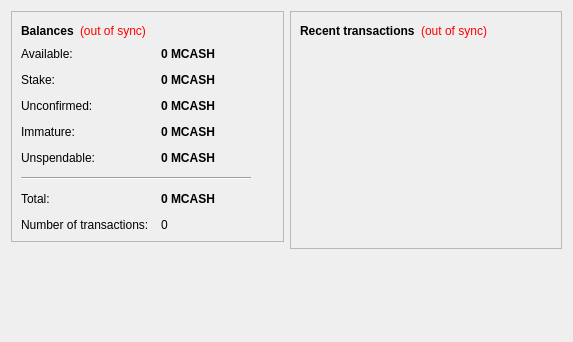
<?xml version="1.0" encoding="UTF-8"?>
<ui version="4.0">
 <class>OverviewPage</class>
 <widget class="QWidget" name="OverviewPage">
  <property name="geometry">
   <rect>
    <x>0</x>
    <y>0</y>
    <width>573</width>
    <height>342</height>
   </rect>
  </property>
  <property name="windowTitle">
   <string>Form</string>
  </property>
  <layout class="QHBoxLayout" name="horizontalLayout" stretch="1,1">
   <item>
    <layout class="QVBoxLayout" name="verticalLayout_2">
     <item>
      <widget class="QFrame" name="frame">
       <property name="frameShape">
        <enum>QFrame::StyledPanel</enum>
       </property>
       <property name="frameShadow">
        <enum>QFrame::Raised</enum>
       </property>
       <layout class="QVBoxLayout" name="verticalLayout_4">
        <item>
         <layout class="QHBoxLayout" name="horizontalLayout_4">
          <item>
           <widget class="QLabel" name="label_5">
            <property name="font">
             <font>
              <weight>75</weight>
              <bold>true</bold>
             </font>
            </property>
            <property name="text">
             <string>Balances</string>
            </property>
           </widget>
          </item>
          <item>
           <widget class="QLabel" name="labelWalletStatus">
            <property name="toolTip">
             <string>The displayed information may be out of date. Your wallet automatically synchronizes with the MCASH network after a connection is established, but this process has not completed yet.</string>
            </property>
            <property name="styleSheet">
             <string notr="true">QLabel { color: red; }</string>
            </property>
            <property name="text">
             <string notr="true">(out of sync)</string>
            </property>
            <property name="alignment">
             <set>Qt::AlignLeading|Qt::AlignLeft|Qt::AlignVCenter</set>
            </property>
           </widget>
          </item>
          <item>
           <spacer name="horizontalSpacer_2">
            <property name="orientation">
             <enum>Qt::Horizontal</enum>
            </property>
            <property name="sizeHint" stdset="0">
             <size>
              <width>40</width>
              <height>20</height>
             </size>
            </property>
           </spacer>
          </item>
         </layout>
        </item>
        <item>
         <layout class="QFormLayout" name="formLayout_2">
          <property name="fieldGrowthPolicy">
           <enum>QFormLayout::AllNonFixedFieldsGrow</enum>
          </property>
          <property name="horizontalSpacing">
           <number>12</number>
          </property>
          <property name="verticalSpacing">
           <number>12</number>
          </property>
          <item row="0" column="0">
           <widget class="QLabel" name="labelAvailableText">
            <property name="toolTip">
             <string>Your current available balance</string>
            </property>
            <property name="text">
             <string>Available:</string>
            </property>
           </widget>
          </item>
          <item row="0" column="1">
           <widget class="QLabel" name="labelAvailable">
            <property name="font">
             <font>
              <weight>75</weight>
              <bold>true</bold>
             </font>
            </property>
            <property name="cursor">
             <cursorShape>IBeamCursor</cursorShape>
            </property>
            <property name="toolTip">
             <string>Your current available balance</string>
            </property>
            <property name="text">
             <string notr="true">0 MCASH</string>
            </property>
            <property name="alignment">
             <set>Qt::AlignLeading|Qt::AlignLeft|Qt::AlignVCenter</set>
            </property>
            <property name="textInteractionFlags">
             <set>Qt::LinksAccessibleByMouse|Qt::TextSelectableByKeyboard|Qt::TextSelectableByMouse</set>
            </property>
           </widget>
          </item>
          <item row="1" column="0">
           <widget class="QLabel" name="label_6">
            <property name="toolTip">
             <string>Total of coins that was staked, and do not yet count toward the current balance</string>
            </property>
            <property name="text">
             <string>Stake:</string>
            </property>
           </widget>
          </item>
          <item row="1" column="1">
           <widget class="QLabel" name="labelStake">
            <property name="font">
             <font>
              <weight>75</weight>
              <bold>true</bold>
             </font>
            </property>
            <property name="cursor">
             <cursorShape>IBeamCursor</cursorShape>
            </property>
            <property name="toolTip">
             <string>Total of coins that was staked, and do not yet count toward the current balance</string>
            </property>
            <property name="text">
             <string notr="true">0 MCASH</string>
            </property>
            <property name="alignment">
             <set>Qt::AlignLeading|Qt::AlignLeft|Qt::AlignVCenter</set>
            </property>
            <property name="textInteractionFlags">
             <set>Qt::LinksAccessibleByMouse|Qt::TextSelectableByKeyboard|Qt::TextSelectableByMouse</set>
            </property>
           </widget>
          </item>
          <item row="2" column="0">
           <widget class="QLabel" name="label_3">
            <property name="toolTip">
             <string>Total of transactions that have yet to be confirmed, and do not yet count toward the current balance</string>
            </property>
            <property name="text">
             <string>Unconfirmed:</string>
            </property>
           </widget>
          </item>
          <item row="2" column="1">
           <widget class="QLabel" name="labelUnconfirmed">
            <property name="font">
             <font>
              <weight>75</weight>
              <bold>true</bold>
             </font>
            </property>
            <property name="cursor">
             <cursorShape>IBeamCursor</cursorShape>
            </property>
            <property name="toolTip">
             <string>Total of transactions that have yet to be confirmed, and do not yet count toward the current balance</string>
            </property>
            <property name="text">
             <string notr="true">0 MCASH</string>
            </property>
            <property name="alignment">
             <set>Qt::AlignLeading|Qt::AlignLeft|Qt::AlignVCenter</set>
            </property>
            <property name="textInteractionFlags">
             <set>Qt::LinksAccessibleByMouse|Qt::TextSelectableByKeyboard|Qt::TextSelectableByMouse</set>
            </property>
           </widget>
          </item>
          <item row="3" column="0">
           <widget class="QLabel" name="labelImmatureText">
            <property name="toolTip">
             <string>Mined balance that has not yet matured</string>
            </property>
            <property name="text">
             <string>Immature:</string>
            </property>
           </widget>
          </item>
          <item row="3" column="1">
           <widget class="QLabel" name="labelImmature">
            <property name="font">
             <font>
              <weight>75</weight>
              <bold>true</bold>
             </font>
            </property>
            <property name="toolTip">
             <string>Mined balance that has not yet matured</string>
            </property>
            <property name="text">
             <string notr="true">0 MCASH</string>
            </property>
            <property name="alignment">
             <set>Qt::AlignLeading|Qt::AlignLeft|Qt::AlignVCenter</set>
            </property>
            <property name="textInteractionFlags">
             <set>Qt::LinksAccessibleByMouse|Qt::TextSelectableByKeyboard|Qt::TextSelectableByMouse</set>
            </property>
           </widget>
          </item>
          <item row="4" column="0">
           <widget class="QLabel" name="labelBalanceWatchOnlyText">
            <property name="toolTip">
             <string>Your unspendable balance</string>
            </property>
            <property name="text">
             <string>Unspendable:</string>
            </property>
           </widget>
          </item>
          <item row="4" column="1">
           <widget class="QLabel" name="labelBalanceWatchOnly">
            <property name="font">
             <font>
              <weight>75</weight>
              <bold>true</bold>
             </font>
            </property>
            <property name="cursor">
             <cursorShape>IBeamCursor</cursorShape>
            </property>
            <property name="toolTip">
             <string>Your unspendable balance</string>
            </property>
            <property name="text">
             <string notr="true">0 MCASH</string>
            </property>
            <property name="alignment">
             <set>Qt::AlignLeading|Qt::AlignLeft|Qt::AlignVCenter</set>
            </property>
            <property name="textInteractionFlags">
             <set>Qt::LinksAccessibleByMouse|Qt::TextSelectableByKeyboard|Qt::TextSelectableByMouse</set>
            </property>
           </widget>
          </item>
          <item row="5" column="0" colspan="2">
           <widget class="Line" name="line">
            <property name="maximumSize">
             <size>
              <width>230</width>
              <height>16777215</height>
             </size>
            </property>
            <property name="orientation">
             <enum>Qt::Horizontal</enum>
            </property>
           </widget>
          </item>
          <item row="6" column="0">
           <widget class="QLabel" name="labelTotalText">
            <property name="toolTip">
             <string>Your current total balance</string>
            </property>
            <property name="text">
             <string>Total:</string>
            </property>
           </widget>
          </item>
          <item row="6" column="1">
           <widget class="QLabel" name="labelTotal">
            <property name="font">
             <font>
              <weight>75</weight>
              <bold>true</bold>
             </font>
            </property>
            <property name="toolTip">
             <string>Your current total balance</string>
            </property>
            <property name="text">
             <string notr="true">0 MCASH</string>
            </property>
            <property name="alignment">
             <set>Qt::AlignLeading|Qt::AlignLeft|Qt::AlignVCenter</set>
            </property>
            <property name="textInteractionFlags">
             <set>Qt::LinksAccessibleByMouse|Qt::TextSelectableByKeyboard|Qt::TextSelectableByMouse</set>
            </property>
           </widget>
          </item>
          <item row="7" column="0">
           <widget class="QLabel" name="label_2">
            <property name="toolTip">
             <string>Total number of transactions in wallet</string>
            </property>
            <property name="text">
             <string>Number of transactions:</string>
            </property>
           </widget>
          </item>
          <item row="7" column="1">
           <widget class="QLabel" name="labelNumTransactions">
            <property name="toolTip">
             <string>Total number of transactions in wallet</string>
            </property>
            <property name="text">
             <string notr="true">0</string>
            </property>
           </widget>
          </item>
         </layout>
        </item>
       </layout>
      </widget>
     </item>
     <item>
      <spacer name="verticalSpacer">
       <property name="orientation">
        <enum>Qt::Vertical</enum>
       </property>
       <property name="sizeHint" stdset="0">
        <size>
         <width>20</width>
         <height>40</height>
        </size>
       </property>
      </spacer>
     </item>
    </layout>
   </item>
   <item>
    <layout class="QVBoxLayout" name="verticalLayout_3">
     <item>
      <widget class="QFrame" name="frame_2">
       <property name="frameShape">
        <enum>QFrame::StyledPanel</enum>
       </property>
       <property name="frameShadow">
        <enum>QFrame::Raised</enum>
       </property>
       <layout class="QVBoxLayout" name="verticalLayout">
        <item>
         <layout class="QHBoxLayout" name="horizontalLayout_2">
          <item>
           <widget class="QLabel" name="label_4">
            <property name="text">
             <string>&lt;b&gt;Recent transactions&lt;/b&gt;</string>
            </property>
           </widget>
          </item>
          <item>
           <widget class="QLabel" name="labelTransactionsStatus">
            <property name="toolTip">
             <string>The displayed information may be out of date. Your wallet automatically synchronizes with the MCASH network after a connection is established, but this process has not completed yet.</string>
            </property>
            <property name="styleSheet">
             <string notr="true">QLabel { color: red; }</string>
            </property>
            <property name="text">
             <string notr="true">(out of sync)</string>
            </property>
            <property name="alignment">
             <set>Qt::AlignRight|Qt::AlignTrailing|Qt::AlignVCenter</set>
            </property>
           </widget>
          </item>
          <item>
           <spacer name="horizontalSpacer">
            <property name="orientation">
             <enum>Qt::Horizontal</enum>
            </property>
            <property name="sizeHint" stdset="0">
             <size>
              <width>40</width>
              <height>20</height>
             </size>
            </property>
           </spacer>
          </item>
         </layout>
        </item>
        <item>
         <widget class="QListView" name="listTransactions">
          <property name="styleSheet">
           <string notr="true">QListView { background: transparent; }</string>
          </property>
          <property name="frameShape">
           <enum>QFrame::NoFrame</enum>
          </property>
          <property name="verticalScrollBarPolicy">
           <enum>Qt::ScrollBarAlwaysOff</enum>
          </property>
          <property name="horizontalScrollBarPolicy">
           <enum>Qt::ScrollBarAlwaysOff</enum>
          </property>
          <property name="selectionMode">
           <enum>QAbstractItemView::NoSelection</enum>
          </property>
         </widget>
        </item>
       </layout>
      </widget>
     </item>
     <item>
      <spacer name="verticalSpacer_2">
       <property name="orientation">
        <enum>Qt::Vertical</enum>
       </property>
       <property name="sizeHint" stdset="0">
        <size>
         <width>20</width>
         <height>40</height>
        </size>
       </property>
      </spacer>
     </item>
    </layout>
   </item>
  </layout>
 </widget>
 <resources/>
 <connections/>
</ui>
